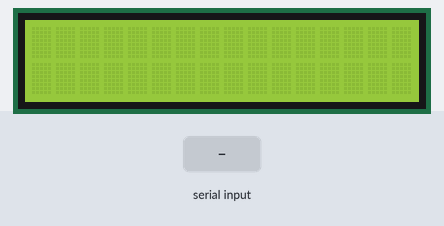
A sketch run on a simulated Arduino Uno, built with avr-gcc and run on an emulated ATmega328P. Parts: 16×2 character LCD. Inputs (shaded band) come from the test bench.

Above: at 1.2 s.
1.3 s: "1" received over Serial
At 2.6 s:
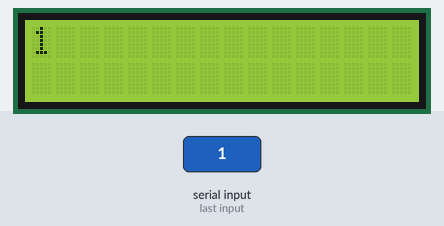
3.8 s: "0" received over Serial
At 6.1 s:
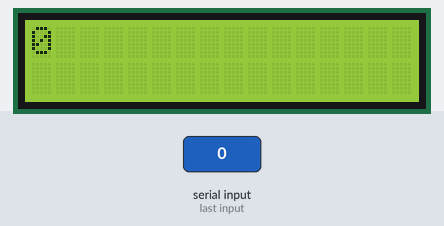
6.8 s: "2" received over Serial
At 9.7 s:
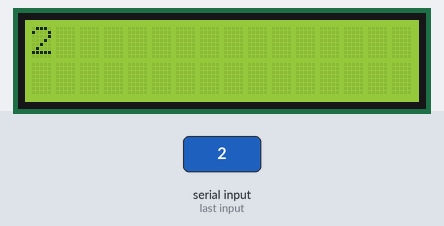
Timing chart, 0 to 11.2 s (numbered marks = the images above; inputs shaded):
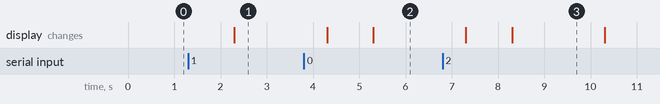

The sketch:

C_digo_arduino_2_.ino
```cpp
#include <LiquidCrystal.h>
#include <SoftwareSerial.h>
#include <string.h>

SoftwareSerial serial(0,1); //(rx, tx)

String distancia;

LiquidCrystal lcd(2,3,4,5,6,7);

void setup()
{
  lcd.begin(16,2);
  Serial.begin(9600);
}

void loop()
{
  	if(Serial.available())
    {
    distancia = Serial.readString();
    Serial.flush();
    lcd.print(distancia);
    delay(2000);
    lcd.clear();
    }
}
```

Measured:
- after the input at 1.3 s, the display: changes after 1.0 s (image 1)
- after the input at 3.8 s, the display: first differs from a run without the input after 1.5 s (image 2)
- after the input at 6.8 s, the display: first differs from a run without the input after 1.5 s (image 3)
